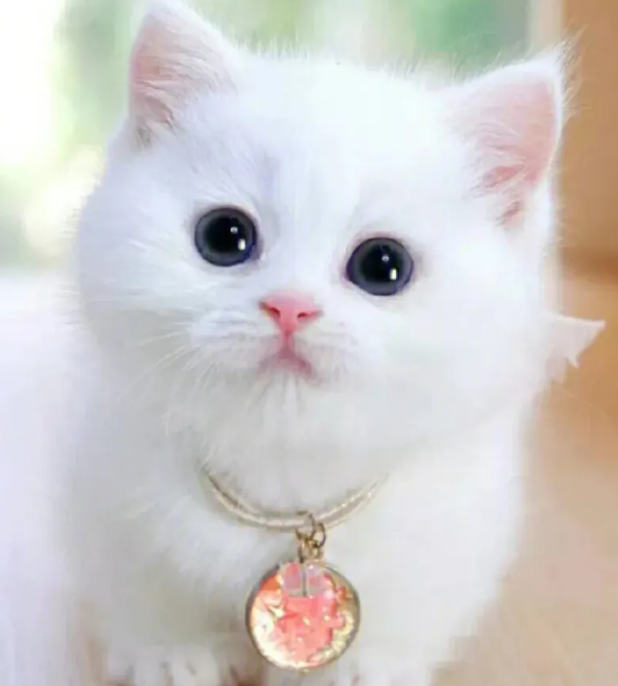
//> input picture opencv07/source/cat.png, 618 x 686 px
$ ./cascader_05   (built with g++ and OpenCV 4)
//> lines starting //> are read from the running program, lines starting //| are printed output that depends on the picture
#include <opencv2/opencv.hpp>
#include <iostream>

using namespace cv;
using namespace std;

//String catfile = "E:/clib/opencv-4.8.0/etc/haarcascades/haarcascade_frontalcatface_extended.xml";
String catfile = "E:/clib/opencv-4.8.0/etc/haarcascades/haarcascade_frontalcatface.xml";
CascadeClassifier catface_detector;
int main(int argc, char** argv) {
	if (!catface_detector.load(catfile)) {
		printf("could not load image...\n");
		return -1;
	}
	Mat src = imread("E:/clib/data/cat.png");
//> src is the input picture: 686 rows x 618 cols, CV_8UC3; mean B, G, R 202.3, 204.3, 207.6
	//Mat src = imread("E:/clib/data/test.jpg");
	if (src.empty()) {
		printf("could not load image...\n");
		return -1;
	}
	imshow("input image", src);

	Mat gray;
	vector<Rect> cats;
	cvtColor(src, gray, COLOR_BGR2GRAY);
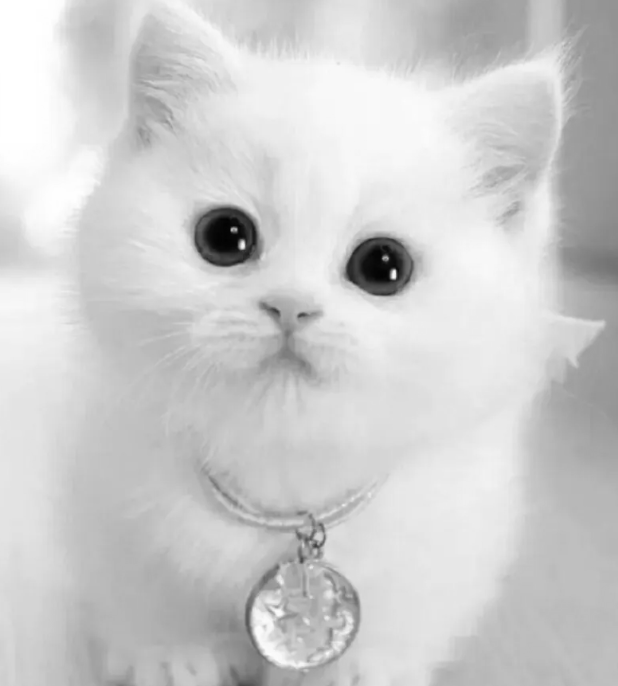
//> gray: 686 rows x 618 cols, CV_8UC1; min 2, max 255, mean 205
	equalizeHist(gray, gray);
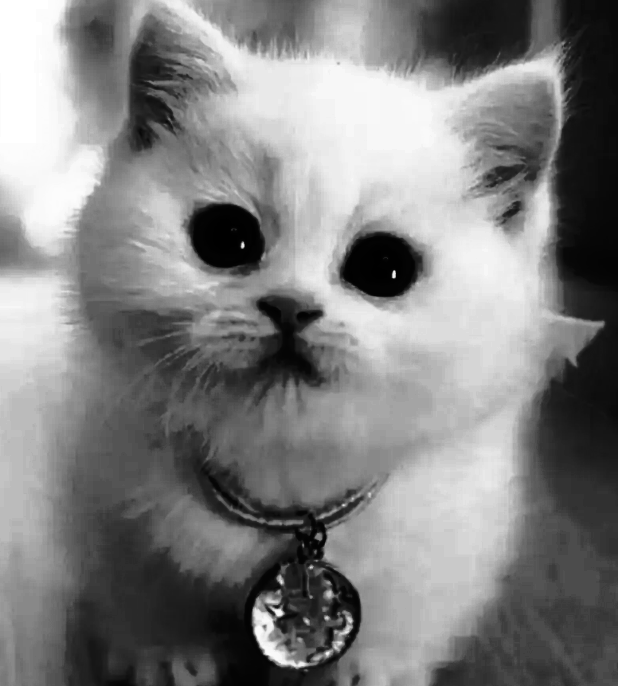
//> gray: 686 rows x 618 cols, CV_8UC1; min 0, max 255, mean 129

	catface_detector.detectMultiScale(gray, cats, 1.1, 3, 0, Size(30, 30));
//> cats = empty
	for (size_t t = 0; t < cats.size(); t++) {
		rectangle(src, cats[t], Scalar(0, 0, 255), 2, 8, 0);
	}
//> this loop made 0 passes

	// show
	namedWindow("Cat Face Detector Demo", WINDOW_AUTOSIZE);
	imshow("Cat Face Detector Demo", src);

	waitKey(0);
	return 0;
}
